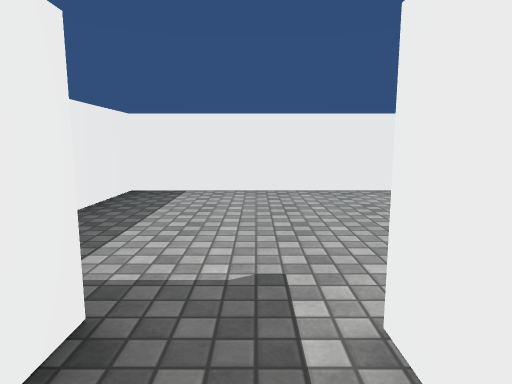
view 1 (above)

12 first-person views from a walk through a Unity game level. The camera is 1.2 m above the floor, tilts 8° down and sees 75° across. The floor is counted in squares, 1 m on a side. Each view is taken from the middle of a square. On the plan, view 1 faces up. The plan holds only what a view shows up to about 14 squares ahead; the rest is blank. The place goes on beyond the plan. Door leaves are left out, so doorways stand open. Surface patterns are stand-ins for the level's own textures.

view 2
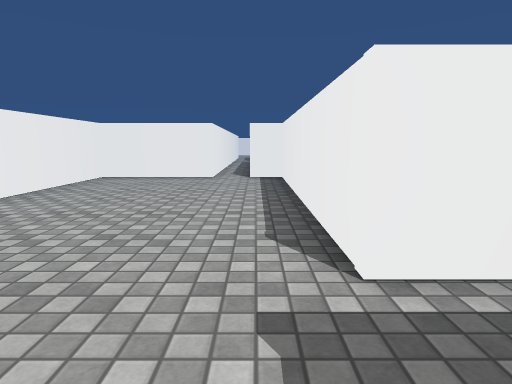

view 3
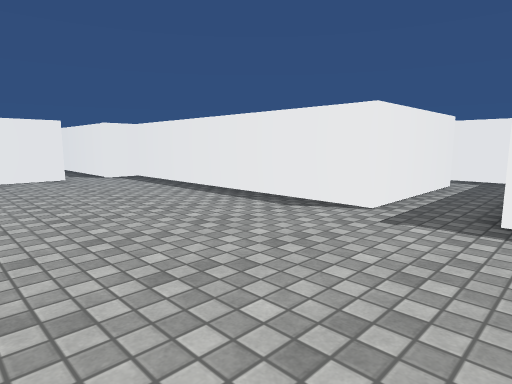

view 4
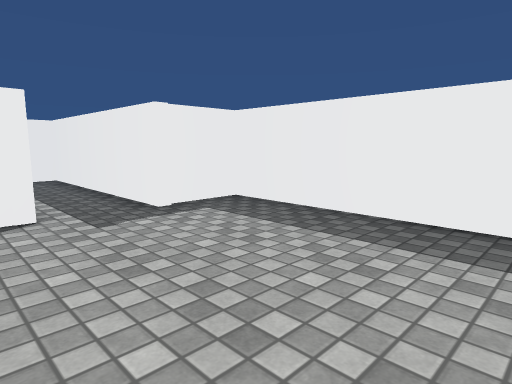

view 5
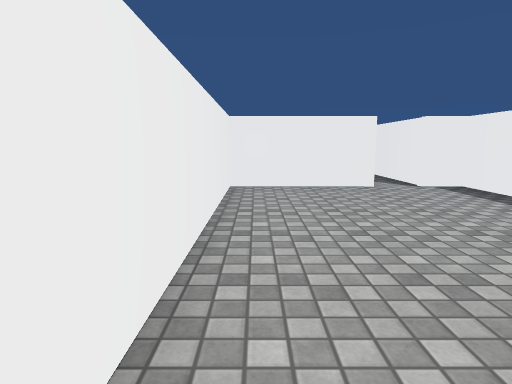

view 6
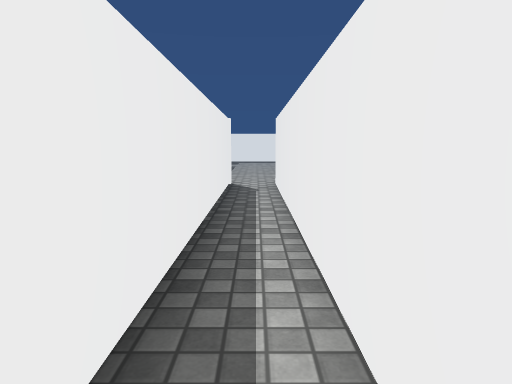

view 7
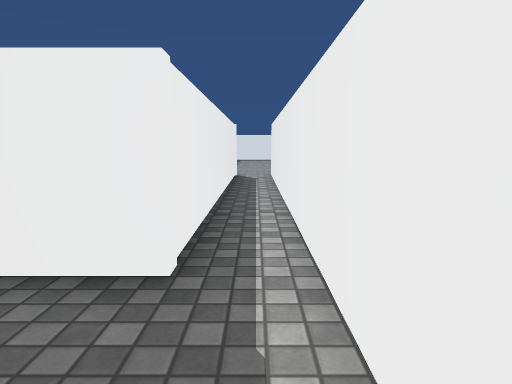

view 8
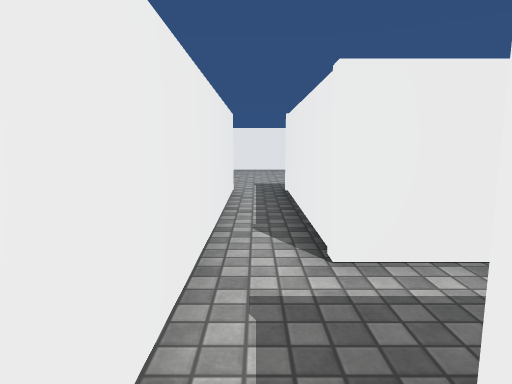

view 9
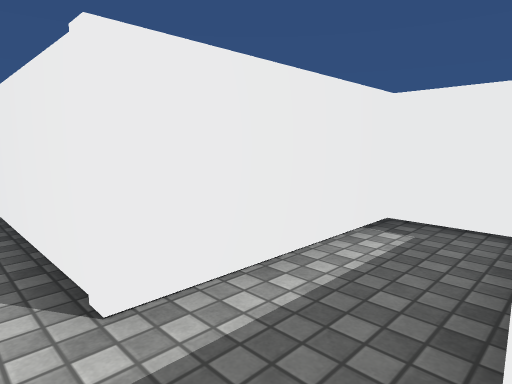

view 10
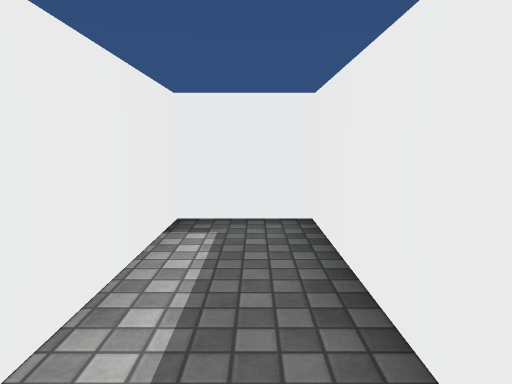

view 11
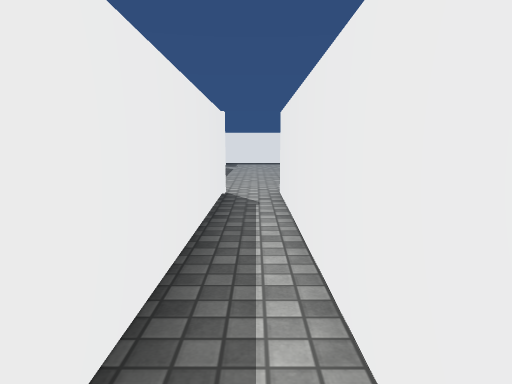

view 12
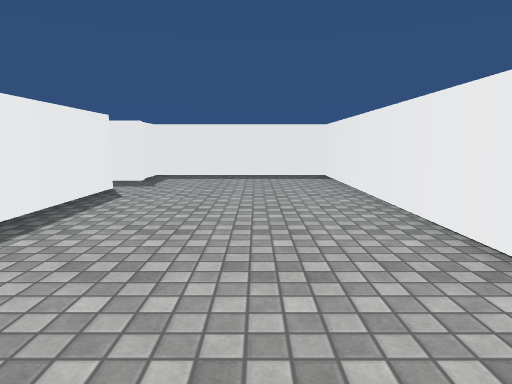

### Floor plan
Ten units are one square. View 1 is at (0, 0); x grows to the right and y downward. Boxes are objects, and circles mark ways between rooms. Rooms are numbered by the first view taken in them; rooms with no view inside come last. Other rooms are left out.
<svg viewBox="-38 -92 298 144">
<path fill="none" stroke="#000" d="M8 29 8 -20M-12 -20 -12 47 5 47M8 -20 105 -20 105 -32M105 -46 105 -87 -33 -87 -33 -20 -12 -20M255 -46 105 -46M105 -32 211 -32 211 13 233 13 233 -32 255 -32"/>
<circle cx="-5" cy="-20" r="3" fill="#2a7"/>
<circle cx="110" cy="-40" r="3" fill="#2a7"/>
<text x="0" y="10">1</text>
<text x="40" y="-60">2</text>
<text x="190" y="-40">3</text>
</svg>
Room 1 opens to room 2. Room 2 opens to room 3.

Where each view was taken, in squares from view 1:
view 1: 0 up, 0 right, facing up
view 2: 3 up, 2 left, facing right
view 3: 8 up, 2 left, facing down-right
view 4: 8 up, 2 right, facing down-left
view 5: 8 up, 1 right, facing right
view 6: 4 up, 21 right, facing left
view 7: 4 up, 24 right, facing left
view 8: 4 up, 20 right, facing right
view 9: 4 up, 21 right, facing down-right
view 10: 4 up, 22 right, facing down
view 11: 4 up, 19 right, facing left
view 12: 6 up, 10 right, facing left
